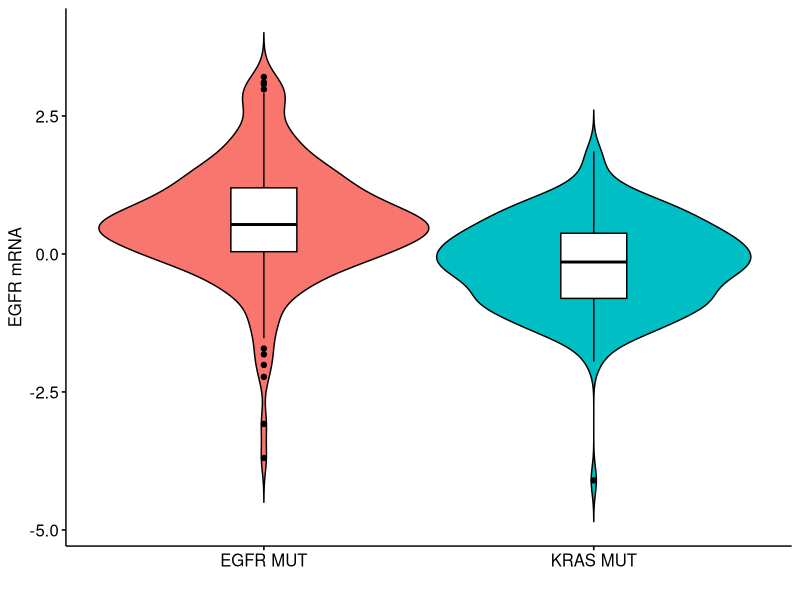
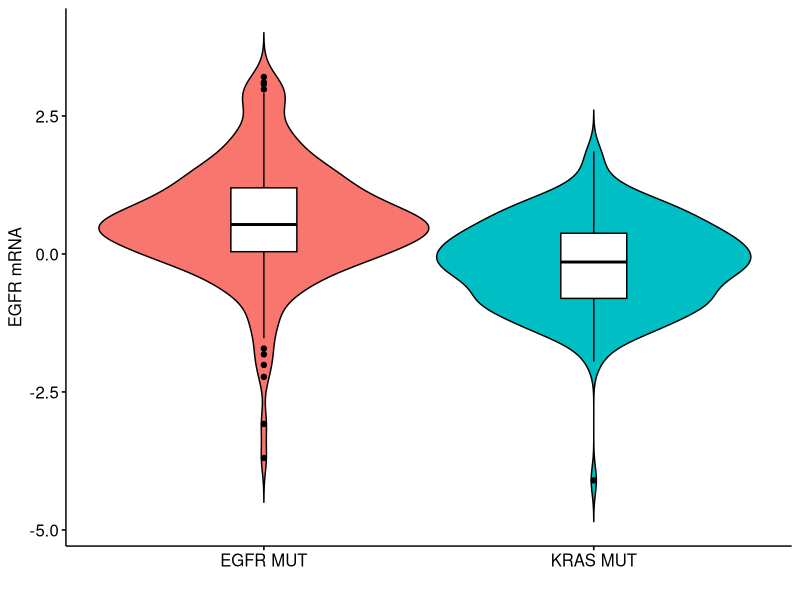

Write R code to recreate these figures, in order. (Note: this script raises an error after producing the figures.)
# Attach requirement packages and setting WD -----------------------------------
packages_names <-
  c(
    "tidyverse",
    "data.table",
    "readxl",
    "reshape2",
    "rstudioapi",
    "caTools",
    "car",
    "quantmod",
    "MASS",
    "corrplot",
    "janitor",
    "nortest",
    "survminer",
    "survival",
    "broom",
    "forestplot"
  )

lapply(packages_names, require, character.only = TRUE)

setwd(dirname(getActiveDocumentContext()$path))

rename <- dplyr::rename
select <- dplyr::select
filter <- dplyr::filter
group_by <- dplyr::group_by
mutate <- dplyr::mutate


# Reading data
merged_data <-
  fread("Merged annotated data AURKA, KRAS, TP53, EGFR.csv") %>%
  as_tibble()

# Figure A -------------------------------------------------------
processed_rna_data <- merged_data %>%
  filter(EGFR != KRAS) %>%
  select(EGFR_rna_exp, EGFR, KRAS) %>%
  pivot_longer(
    cols = c("EGFR", "KRAS"),
    names_to = "gene",
    values_to = "impact"
  ) %>%
  filter(impact != "WT") %>%
  select(-impact) %>%
  mutate(gene = as.factor(gene))

processed_rna_data %>%
  ggviolin(
    y = "EGFR_rna_exp",
    x = "gene",
    fill = "gene",
    add = "boxplot",
    add.params = list(fill = "white")
  ) +
  theme(legend.position = "none") +
  ylab("EGFR mRNA") +
  xlab("") +
  scale_x_discrete(labels = c("EGFR" = "EGFR MUT", "KRAS" = "KRAS MUT"))
# stat_compare_means(method = "wilcox.test",
#                    label.y = 4.5,
#                    label.x = 1.3)

ggsave(
  "Paper Figures/Fig 1A.png",
  dpi = 400,
  height = 5,
  width = 5,
  units = "in"
)

# Statistics
EGFR_only_EGFR_rna_exp <-
  filter(processed_rna_data, gene == "EGFR")$EGFR_rna_exp
KRAS_only_EGFR_rna_exp <-
  filter(processed_rna_data, gene == "KRAS")$EGFR_rna_exp

# Check for normality
ad.test(EGFR_only_EGFR_rna_exp)
ad.test(KRAS_only_EGFR_rna_exp)

# Compute variance for t.test
var(EGFR_only_EGFR_rna_exp)
# 1
var(KRAS_only_EGFR_rna_exp)
# 0.64

# Compute median
median(EGFR_only_EGFR_rna_exp)
# 0.53
median(KRAS_only_EGFR_rna_exp)
# -0.14

# Compute means and n
mean(EGFR_only_EGFR_rna_exp)
length(EGFR_only_EGFR_rna_exp)
mean(KRAS_only_EGFR_rna_exp)
length(KRAS_only_EGFR_rna_exp)

summary(EGFR_only_EGFR_rna_exp)
summary(KRAS_only_EGFR_rna_exp)


ks.test(EGFR_only_EGFR_rna_exp, KRAS_only_EGFR_rna_exp)
t.test(EGFR_only_EGFR_rna_exp, KRAS_only_EGFR_rna_exp)
wilcox.test(EGFR_only_EGFR_rna_exp, KRAS_only_EGFR_rna_exp)


# Figure B -------------------------------------------------
processed_protein_data <- merged_data %>%
  filter(EGFR != KRAS, study_id != "luad_cptac_2020") %>%
  select(EGFR_protein_exp, EGFR, KRAS) %>%
  pivot_longer(
    cols = c("EGFR", "KRAS"),
    names_to = "gene",
    values_to = "impact"
  ) %>%
  filter(impact != "WT") %>%
  select(-impact) %>%
  mutate(gene = as.factor(gene))

processed_protein_data %>%
  ggviolin(
    y = "EGFR_protein_exp",
    x = "gene",
    fill = "gene",
    add = "boxplot",
    add.params = list(fill = "white")
  ) +
  theme(legend.position = "none") +
  ylab("EGFR protein") +
  xlab("") +
  scale_x_discrete(labels = c("EGFR" = "EGFR MUT", "KRAS" = "KRAS MUT"))
# stat_compare_means(method = "wilcox.test",
#                    label.y = 4.5,
#                    label.x = 1.3)

ggsave(
  "Paper Figures/Fig 1B.png",
  dpi = 400,
  height = 5,
  width = 5,
  units = "in"
)

# Statistics
EGFR_only_EGFR_protein_exp <-
  filter(processed_protein_data, gene == "EGFR")$EGFR_protein_exp
KRAS_only_EGFR_protein_exp <-
  filter(processed_protein_data, gene == "KRAS")$EGFR_protein_exp

# Check for normality
ad.test(EGFR_only_EGFR_protein_exp)
# 9.424e-05
ad.test(KRAS_only_EGFR_protein_exp)
# 0.0008593

# Compute variance for t.test
var(EGFR_only_EGFR_protein_exp, na.rm = T)
# 2.35
var(KRAS_only_EGFR_protein_exp, na.rm = T)
# 0.57

# Compute medians
median(EGFR_only_EGFR_protein_exp, na.rm = T)
# 0.48
median(KRAS_only_EGFR_protein_exp, na.rm = T)
# -0.3

mean(EGFR_only_EGFR_protein_exp, na.rm = T)
length(EGFR_only_EGFR_protein_exp)
mean(KRAS_only_EGFR_protein_exp, na.rm = T)
length(KRAS_only_EGFR_protein_exp)

summary(EGFR_only_EGFR_protein_exp)
summary(KRAS_only_EGFR_protein_exp)

ks.test(EGFR_only_EGFR_protein_exp, KRAS_only_EGFR_protein_exp)
t.test(EGFR_only_EGFR_protein_exp, KRAS_only_EGFR_protein_exp)
wilcox.test(EGFR_only_EGFR_protein_exp, KRAS_only_EGFR_protein_exp)

# Figure C --------------------------------------------------------------------
processed_rna_data <- merged_data %>%
  filter(EGFR != KRAS) %>%
  select(AURKA_rna_exp, EGFR, KRAS) %>%
  pivot_longer(
    cols = c("EGFR", "KRAS"),
    names_to = "gene",
    values_to = "impact"
  ) %>%
  filter(impact != "WT") %>%
  select(-impact) %>%
  mutate(gene = as.factor(gene))

processed_rna_data %>%
  ggviolin(
    y = "AURKA_rna_exp",
    x = "gene",
    fill = "gene",
    add = "boxplot",
    add.params = list(fill = "white")
  ) +
  theme(legend.position = "none") +
  ylab("AURKA mRNA") +
  xlab("") +
  scale_x_discrete(labels = c("EGFR" = "EGFR MUT", "KRAS" = "KRAS MUT"))
# stat_compare_means(method = "wilcox.test",
#                    label.y = 4.5,
#                    label.x = 1.3)

ggsave(
  "Paper Figures/Fig 1C.png",
  dpi = 400,
  height = 5,
  width = 5,
  units = "in"
)

# Statistics
EGFR_only_AURKA_rna_exp <-
  filter(processed_rna_data, gene == "EGFR")$AURKA_rna_exp
KRAS_only_AURKA_rna_exp <-
  filter(processed_rna_data, gene == "KRAS")$AURKA_rna_exp

# Check for normality
ad.test(EGFR_only_AURKA_rna_exp)
# 0.1635
ad.test(KRAS_only_AURKA_rna_exp)
# 0.03213

# Compute variance for t.test
var(EGFR_only_AURKA_rna_exp)
# 0.9
var(KRAS_only_AURKA_rna_exp)
# 1

# Medians
median(EGFR_only_AURKA_rna_exp)
# -0.16
median(KRAS_only_AURKA_rna_exp)
# 0.18

mean(EGFR_only_AURKA_rna_exp, na.rm = T)
length(EGFR_only_AURKA_rna_exp)
mean(KRAS_only_AURKA_rna_exp, na.rm = T)
length(KRAS_only_AURKA_rna_exp)

summary(EGFR_only_AURKA_rna_exp)
summary(KRAS_only_AURKA_rna_exp)

ks.test(EGFR_only_AURKA_rna_exp, KRAS_only_AURKA_rna_exp)
t.test(EGFR_only_AURKA_rna_exp, KRAS_only_AURKA_rna_exp)
wilcox.test(EGFR_only_AURKA_rna_exp, KRAS_only_AURKA_rna_exp)

# Figure D ---------------------------------------------------
processed_cna_data_discrete_tp53 <- merged_data %>%
  filter(EGFR != KRAS, !is.na(AURKA_cna)) %>%
  select(AURKA_cna, EGFR, KRAS, TP53) %>%
  pivot_longer(
    cols = c("EGFR", "KRAS"),
    names_to = "gene",
    values_to = "impact"
  ) %>%
  filter(impact != "WT") %>%
  select(-impact) %>%
  mutate(
    gene = paste("TP53", TP53, gene, "MUT", sep = "_"),
    gene = as.factor(gene),
    AURKA_cna = as.factor(AURKA_cna)
  ) %>%
  select(-TP53) %>%
  group_by(AURKA_cna, gene) %>%
  summarise(count = n()) %>%
  mutate(
    AURKA = fct_recode(
      AURKA_cna,
      "Shallow Deletion" = "-1",
      "Diploid" = "0",
      "Gain" = "1",
      "Amplification" = "2"
    )
  ) %>%
  ungroup() %>%
  group_by(gene) %>%
  reframe(proportion = count / sum(count),
          AURKA = AURKA,
          count = count)

processed_cna_data_discrete_tp53 %>%
  mutate(AURKA = fct_relevel(AURKA, "Amplification", "Gain", "Diploid", "Shallow Deletion")) %>%
  ggplot(aes(
    x = gene,
    y = proportion,
    fill = AURKA,
    label = count
  )) +
  geom_col(position = "fill",
           width = .5,
           colour = "black") +
  theme_minimal() +
  xlab("Genomic Variation") +
  ylab("Relative Frequency") +
  geom_text(position = position_stack(vjust = 0.5), size = 4) +
  coord_flip() +
  scale_fill_brewer(palette = "Pastel1") +
  theme(
    legend.position = "top",
    legend.title = element_blank(),
    axis.text = element_text(size = 15, colour = "black"),
    axis.title = element_text(size = 15, colour = "black"),
    legend.text = element_text(size = 15, colour = "black"),
    panel.grid.major = element_line(colour = "gray40"),
    panel.grid.minor = element_line(colour = "gray40")
  ) +
  guides(fill = guide_legend(reverse = TRUE))

ggsave(
  "Paper Figures/Fig 1D.png",
  dpi = 400,
  height = 5,
  width = 13,
  units = "in"
)

# Statistics
EGFR_only_AURKA_CNA <-
  filter(processed_cna_data_discrete_tp53, gene == "EGFR")$count
KRAS_only_AURKA_CNA <-
  filter(processed_cna_data_discrete_tp53, gene == "KRAS")$count

fisher.test(matrix(
  c(EGFR_only_AURKA_CNA, KRAS_only_AURKA_CNA),
  byrow = T,
  nrow = 2
))

# Run a proportions test for each pair of proportions
# test_df <- processed_cna_data_discrete_tp53 %>%
#   select(-proportion) %>%
#   pivot_wider(names_from = gene, values_from = count)
#
# for (i in 1:4) {
#   for (j in 1:3) {
#     test_result <- prop.test(c(as.numeric(test_df[i, j + 1]), as.numeric(test_df[i, j + 2])),
#                              c(sum(test_df[, j + 1]), sum(test_df[, j + 2])))
#     if (test_result$p.value < 0.05) {
#       print(test_df[i, j])
#       print(test_df[i, j + 1])
#       print(test_result)
#     }
#   }
# }



# NEW way
statistics <- processed_cna_data_discrete_tp53 %>%
  mutate(AURKA = str_replace(AURKA, "Amplification", "Gain")) %>%
  mutate(AURKA = as.factor(AURKA)) %>%
  group_by(gene, AURKA) %>%
  reframe(gene = gene, count = sum(count)) %>%
  distinct() %>%
  group_by(gene) %>%
  reframe(sum = sum(count),
          count = count,
          AURKA = AURKA) %>%
  group_by(AURKA) %>%
  filter(AURKA == "Gain")

i_ext <- c()
for (i in 1:3) {
  i_ext <- c(1:4)[which(c(1:4) > i)]
  for (k in i_ext) {
    print(c(i, k))
    print(prop.test(
      c(statistics$count[i], statistics$count[k]),
      c(statistics$sum[i], statistics$sum[k])
    )$p.value)
  }
}


# Figure E --------------------------------------------------------------------
processed_rna_data_tp53 <- merged_data %>%
  filter(EGFR != KRAS) %>%
  select(EGFR, TP53, KRAS, AURKA_rna_exp) %>%
  mutate(
    EGFR_only = ifelse(EGFR == "ALT" & KRAS == "WT", "ALT", "WT"),
    KRAS_only = ifelse(KRAS == "ALT" & EGFR == "WT", "ALT", "WT"),
    across(
      !AURKA_rna_exp,
      .fns = function(x) {
        as.factor(x)
      }
    )
  ) %>%
  pivot_longer(cols = contains("only"),
               names_to = "subgroup",
               values_to = "alteration") %>%
  filter(!alteration == "WT")

# processed_rna_data_tp53 %>%
#   ggplot(aes(
#     y = AURKA_rna_exp,
#     fill = subgroup,
#     x = subgroup,
#     col = TP53
#   )) +
#   geom_violin(show.legend = F) +
#   geom_boxplot(width = .2, position = position_dodge(.9)) +
#   scale_color_manual(values = c("ALT" = "gray80", "WT" = "black")) +
#   theme_classic()

my_comparisons <- list(c("EGFR_only", "KRAS_only"))

processed_rna_data_tp53 %>%
  ggviolin(
    y = "AURKA_rna_exp",
    x = "subgroup",
    col = "TP53",
    fill = "subgroup",
    add = "boxplot",
    add.params = list(fill = "white")
  ) +
  theme(legend.position = "none") +
  # stat_compare_means(
  #   method = "wilcox.test",
  #   label.y = 4.5,
  #   label.x = 1.3,
  #   paired = T
  # ) +
  scale_color_manual(values = c("ALT" = "gray80", "WT" = "black")) +
  ylab("AURKA mRNA") +
  xlab("") +
  scale_x_discrete(labels = c("EGFR_only" = "EGFR MUT", "KRAS_only" = "KRAS MUT"))

ggsave(
  "Paper Figures/Fig 1E.png",
  dpi = 400,
  height = 5,
  width = 5,
  units = "in"
)

# Statistics
EGFR_only_TP53_mut_AURKA_rna_exp <-
  filter(processed_rna_data_tp53, EGFR == "ALT", TP53 == "ALT")$AURKA_rna_exp
EGFR_only_TP53_wt_AURKA_rna_exp <-
  filter(processed_rna_data_tp53, EGFR == "ALT", TP53 == "WT")$AURKA_rna_exp

KRAS_only_TP53_mut_AURKA_rna_exp <-
  filter(processed_rna_data_tp53, KRAS == "ALT", TP53 == "ALT")$AURKA_rna_exp
KRAS_only_TP53_wt_AURKA_rna_exp <-
  filter(processed_rna_data_tp53, KRAS == "ALT", TP53 == "WT")$AURKA_rna_exp


# Check for normality
ad.test(EGFR_only_TP53_mut_AURKA_rna_exp)
ad.test(EGFR_only_TP53_wt_AURKA_rna_exp)
ad.test(KRAS_only_TP53_mut_AURKA_rna_exp)
ad.test(KRAS_only_TP53_wt_AURKA_rna_exp)

# Compute variance for t.test
var(EGFR_only_TP53_mut_AURKA_rna_exp)
# 0.88
var(EGFR_only_TP53_wt_AURKA_rna_exp)
# 0.71
var(KRAS_only_TP53_mut_AURKA_rna_exp)
# 0.73
var(KRAS_only_TP53_wt_AURKA_rna_exp)
# 1.03

ks.test(EGFR_only_TP53_mut_AURKA_rna_exp,
        EGFR_only_TP53_wt_AURKA_rna_exp)
ks.test(EGFR_only_TP53_wt_AURKA_rna_exp,
        KRAS_only_TP53_wt_AURKA_rna_exp)
ks.test(KRAS_only_TP53_mut_AURKA_rna_exp,
        KRAS_only_TP53_wt_AURKA_rna_exp)
ks.test(EGFR_only_TP53_mut_AURKA_rna_exp,
        KRAS_only_TP53_mut_AURKA_rna_exp)

wilcox.test(EGFR_only_TP53_mut_AURKA_rna_exp,
       EGFR_only_TP53_wt_AURKA_rna_exp)
wilcox.test(EGFR_only_TP53_wt_AURKA_rna_exp,
       KRAS_only_TP53_wt_AURKA_rna_exp)
wilcox.test(KRAS_only_TP53_mut_AURKA_rna_exp,
       KRAS_only_TP53_wt_AURKA_rna_exp)
wilcox.test(EGFR_only_TP53_mut_AURKA_rna_exp,
       KRAS_only_TP53_mut_AURKA_rna_exp)

mean(EGFR_only_TP53_mut_AURKA_rna_exp, na.rm = T)
length(EGFR_only_TP53_mut_AURKA_rna_exp)
mean(EGFR_only_TP53_wt_AURKA_rna_exp, na.rm = T)
length(EGFR_only_TP53_wt_AURKA_rna_exp)
mean(KRAS_only_TP53_mut_AURKA_rna_exp, na.rm = T)
length(KRAS_only_TP53_mut_AURKA_rna_exp)
mean(KRAS_only_TP53_wt_AURKA_rna_exp, na.rm = T)
length(KRAS_only_TP53_wt_AURKA_rna_exp)

summary(EGFR_only_TP53_mut_AURKA_rna_exp)
summary(EGFR_only_TP53_wt_AURKA_rna_exp)
summary(KRAS_only_TP53_mut_AURKA_rna_exp)
summary(KRAS_only_TP53_wt_AURKA_rna_exp)


# Figure F --------------------------------------------------------------------
processed_rna_data_tp53 <- merged_data %>%
  filter(EGFR != KRAS) %>%
  select(EGFR, TP53, KRAS, EGFR_rna_exp) %>%
  mutate(
    EGFR_only = ifelse(EGFR == "ALT" & KRAS == "WT", "ALT", "WT"),
    KRAS_only = ifelse(KRAS == "ALT" & EGFR == "WT", "ALT", "WT"),
    across(
      !EGFR_rna_exp,
      .fns = function(x) {
        as.factor(x)
      }
    )
  ) %>%
  pivot_longer(cols = contains("only"),
               names_to = "subgroup",
               values_to = "alteration") %>%
  filter(!alteration == "WT")

# processed_rna_data_tp53 %>%
#   ggplot(aes(
#     y = EGFR_rna_exp,
#     fill = subgroup,
#     x = subgroup,
#     col = TP53
#   )) +
#   geom_violin(show.legend = F) +
#   geom_boxplot(width = .2, position = position_dodge(.9)) +
#   scale_color_manual(values = c("ALT" = "gray80", "WT" = "black")) +
#   theme_classic()

# my_comparisons <- list(c("EGFR_only", "KRAS_only"))

processed_rna_data_tp53 %>%
  ggviolin(
    y = "EGFR_rna_exp",
    fill = "subgroup",
    x = "subgroup",
    col = "TP53",
    add = "boxplot",
    add.params = list(fill = "white")
  ) +
  theme(legend.position = "none") +
  # stat_compare_means(method = "wilcox.test",
  #                    label.y = 4.5,
  #                    label.x = 1.3) +
  scale_color_manual(values = c("ALT" = "gray80", "WT" = "black")) +
  ylab("EGFR mRNA") +
  xlab("") +
  scale_x_discrete(labels = c("EGFR_only" = "EGFR MUT", "KRAS_only" = "KRAS MUT"))


ggsave(
  "Paper Figures/Fig 1F.png",
  dpi = 400,
  height = 5,
  width = 5,
  units = "in"
)


# Statistics
EGFR_only_TP53_mut_EGFR_rna_exp <-
  filter(processed_rna_data_tp53, EGFR == "ALT", TP53 == "ALT")$EGFR_rna_exp
EGFR_only_TP53_wt_EGFR_rna_exp <-
  filter(processed_rna_data_tp53, EGFR == "ALT", TP53 == "WT")$EGFR_rna_exp

KRAS_only_TP53_mut_EGFR_rna_exp <-
  filter(processed_rna_data_tp53, KRAS == "ALT", TP53 == "ALT")$EGFR_rna_exp
KRAS_only_TP53_wt_EGFR_rna_exp <-
  filter(processed_rna_data_tp53, KRAS == "ALT", TP53 == "WT")$EGFR_rna_exp


# Check for normality
ad.test(EGFR_only_TP53_mut_EGFR_rna_exp)
ad.test(EGFR_only_TP53_wt_EGFR_rna_exp)
ad.test(KRAS_only_TP53_mut_EGFR_rna_exp)
ad.test(KRAS_only_TP53_wt_EGFR_rna_exp)

# Compute variance for t.test
var(EGFR_only_TP53_mut_EGFR_rna_exp)
# 1.4
var(EGFR_only_TP53_wt_EGFR_rna_exp)
# 0.67
var(KRAS_only_TP53_mut_EGFR_rna_exp)
# 0.79
var(KRAS_only_TP53_wt_EGFR_rna_exp)
# 0.51


median(EGFR_only_TP53_mut_EGFR_rna_exp)
# 0.72
median(EGFR_only_TP53_wt_EGFR_rna_exp)
# 0.37
median(KRAS_only_TP53_mut_EGFR_rna_exp)
# 0.05
median(KRAS_only_TP53_wt_EGFR_rna_exp)
# -0.31

ks.test(EGFR_only_TP53_mut_EGFR_rna_exp,
        EGFR_only_TP53_wt_EGFR_rna_exp)
ks.test(EGFR_only_TP53_wt_EGFR_rna_exp,
        KRAS_only_TP53_wt_EGFR_rna_exp)
ks.test(KRAS_only_TP53_mut_EGFR_rna_exp,
        KRAS_only_TP53_wt_EGFR_rna_exp)
ks.test(EGFR_only_TP53_mut_EGFR_rna_exp,
        KRAS_only_TP53_mut_EGFR_rna_exp)

wilcox.test(EGFR_only_TP53_mut_EGFR_rna_exp,
       EGFR_only_TP53_wt_EGFR_rna_exp)
wilcox.test(EGFR_only_TP53_wt_EGFR_rna_exp,
       KRAS_only_TP53_wt_EGFR_rna_exp)
wilcox.test(KRAS_only_TP53_mut_EGFR_rna_exp,
       KRAS_only_TP53_wt_EGFR_rna_exp)
wilcox.test(EGFR_only_TP53_mut_EGFR_rna_exp,
       KRAS_only_TP53_mut_EGFR_rna_exp)

mean(EGFR_only_TP53_mut_EGFR_rna_exp, na.rm = T)
length(EGFR_only_TP53_mut_EGFR_rna_exp)
mean(EGFR_only_TP53_wt_EGFR_rna_exp, na.rm = T)
length(EGFR_only_TP53_wt_EGFR_rna_exp)
mean(KRAS_only_TP53_mut_EGFR_rna_exp, na.rm = T)
length(KRAS_only_TP53_mut_EGFR_rna_exp)
mean(KRAS_only_TP53_wt_EGFR_rna_exp, na.rm = T)
length(KRAS_only_TP53_wt_EGFR_rna_exp)



summary(EGFR_only_TP53_mut_EGFR_rna_exp)
summary(EGFR_only_TP53_wt_EGFR_rna_exp)
summary(KRAS_only_TP53_mut_EGFR_rna_exp)
summary(KRAS_only_TP53_wt_EGFR_rna_exp)
